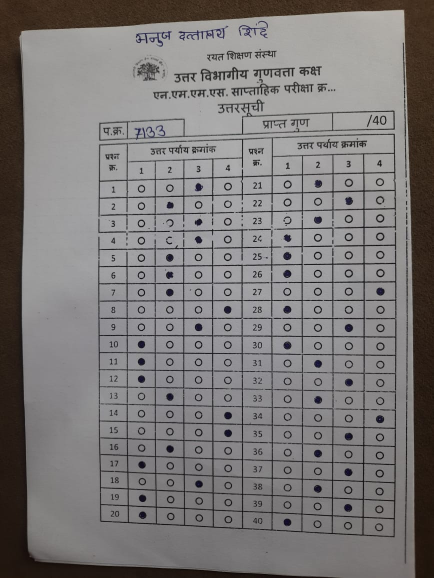
#> input picture SAMPLESSHEET/WhatsApp Image 2026-07-09 at 11.10.37.jpeg, 867 x 1156 px (shown at 1/2 size)
$ python -i frame_quality.py   (imports and definitions only)   (older library calls are emulated)
#> lines starting #> are read from the running program, lines starting #| are printed output that depends on the picture; after the words box and inside, x2 and y2 are one past the last pixel; in counts of white or black regions, pixels touching at a corner belong together
"""
Real-time frame quality validation for OMR auto-capture.

Every camera frame is validated for:
  - sheet detection (outer contour + printed answer grid)
  - distance / coverage
  - blur (Laplacian variance)
  - lighting (under/over exposure, reflections, shadows)
  - perspective distortion (corner angles, border parallelism, aspect ratio)
  - tilt (robust grid-contour box-point edge geometry, NOT minAreaRect angle)
  - grid alignment vs. camera center
  - stability across consecutive frames (per-session tracker)

`check_frame_quality()` returns:
{
    "is_ready": bool,
    "confidence": float,        # 0-100
    "messages": [str, ...],
    "metrics": {
        "blur": ..., "brightness": ..., "tilt": ..., "coverage": ...,
        "perspective": ..., "stability": ..., "grid_alignment": ..., "contrast": ...
    }
}
"""
import math
import time
from dataclasses import dataclass, field
from typing import Optional

import cv2
import numpy as np

# ---------------- thresholds (tuned for 640-1280 px preview frames) ----------------
BLUR_MIN = 60.0               # Laplacian variance below this -> blurry
BRIGHTNESS_MIN = 70.0
BRIGHTNESS_MAX = 235.0
CONTRAST_MIN = 28.0           # grayscale std-dev
COVERAGE_MIN = 0.18           # sheet grid must occupy >= 18% of frame area
COVERAGE_MAX = 0.92           # too close if grid nearly fills / spills off frame
EDGE_MARGIN_FRAC = 0.015      # grid must stay this far inside frame borders
TILT_MAX_DEG = 4.0            # acceptable rotation of the printed grid
PERSPECTIVE_MAX = 0.10        # max relative difference between opposite edges
ASPECT_TOLERANCE = 0.22       # allowed deviation from expected grid aspect ratio
CENTER_OFFSET_MAX = 0.10      # grid center may deviate <=10% of frame size
REFLECTION_BLOWN_FRAC = 0.015 # fraction of near-255 pixels inside sheet -> glare
SHADOW_RANGE_MAX = 40.0       # max brightness spread across sheet quadrants
STABLE_FRAMES_REQUIRED = 20   # consecutive good+stable frames before capture
CONFIDENCE_REQUIRED = 98.0
EXPECTED_GRID_ASPECT = 1.35   # width/height of the NMMS answer table (2 blocks wide)


def _angle_deg(p, q):
    """Angle of the p->q edge in degrees, normalised to [-45, 45]."""
    ang = math.degrees(math.atan2(q[1] - p[1], q[0] - p[0]))
    while ang <= -45:
        ang += 90
    while ang > 45:
        ang -= 90
    return ang


def _order_corners(pts):
    """Order 4 points as top-left, top-right, bottom-right, bottom-left."""
    pts = np.array(pts, dtype=np.float32).reshape(4, 2)
    s = pts.sum(axis=1)
    d = np.diff(pts, axis=1).flatten()
    return np.array([
        pts[np.argmin(s)],   # tl
        pts[np.argmin(d)],   # tr
        pts[np.argmax(s)],   # br
        pts[np.argmax(d)],   # bl
    ], dtype=np.float32)


def _quad_from_contour(c):
    """Extract the 4 true corners of a contour via convex-hull polygon
    approximation; falls back to minAreaRect BOX POINTS (pure geometry -
    never rect[2], whose angle flips unpredictably between -90/0 for
    near-axis-aligned rectangles). True corners are required so keystone
    perspective distortion remains measurable."""
    hull = cv2.convexHull(c)
    peri = cv2.arcLength(hull, True)
    for eps in (0.02, 0.04, 0.06):
        approx = cv2.approxPolyDP(hull, eps * peri, True)
        if len(approx) == 4:
            return _order_corners(approx)
    return _order_corners(cv2.boxPoints(cv2.minAreaRect(c)))


def detect_grid_quad(gray):
    """Locate the printed answer table and return its 4 ordered corners.

    Primary path: morphological horizontal/vertical line extraction (the
    validated grid-contour approach). Fallback for rotated sheets, where
    axis-aligned line kernels break down: merge all ink into a blob and take
    the largest quadrilateral, so tilt guidance can still be given.
    Returns (corners, contour) or (None, None).
    """
    h, w = gray.shape
    blur = cv2.GaussianBlur(gray, (5, 5), 0)
    th = cv2.adaptiveThreshold(blur, 255, cv2.ADAPTIVE_THRESH_GAUSSIAN_C,
                               cv2.THRESH_BINARY_INV, 25, 10)
    hk = cv2.getStructuringElement(cv2.MORPH_RECT, (max(20, w // 30), 1))
    horiz = cv2.dilate(cv2.erode(th, hk), hk)
    vk = cv2.getStructuringElement(cv2.MORPH_RECT, (1, max(20, h // 40)))
    vert = cv2.dilate(cv2.erode(th, vk), vk)
    grid = cv2.add(horiz, vert)
    contours, _ = cv2.findContours(grid, cv2.RETR_EXTERNAL, cv2.CHAIN_APPROX_SIMPLE)
    if contours:
        c = max(contours, key=cv2.contourArea)
        if cv2.contourArea(c) >= 0.05 * w * h:
            return _quad_from_contour(c), c

    # fallback: rotated table - merge ink into one blob and grab its quad
    k = cv2.getStructuringElement(cv2.MORPH_RECT, (15, 15))
    blob = cv2.morphologyEx(th, cv2.MORPH_CLOSE, k)
    contours, _ = cv2.findContours(blob, cv2.RETR_EXTERNAL, cv2.CHAIN_APPROX_SIMPLE)
    if not contours:
        return None, None
    c = max(contours, key=cv2.contourArea)
    if cv2.contourArea(c) < 0.05 * w * h:
        return None, None
    return _quad_from_contour(c), c


def grid_tilt_deg(corners):
    """Tilt from box-point edge geometry: mean angle of top & bottom edges."""
    tl, tr, br, bl = corners
    top = _angle_deg(tl, tr)
    bottom = _angle_deg(bl, br)
    return (top + bottom) / 2.0


def perspective_metrics(corners):
    """Relative length mismatch of opposite edges + aspect ratio of the quad."""
    tl, tr, br, bl = corners
    top = np.linalg.norm(tr - tl)
    bottom = np.linalg.norm(br - bl)
    left = np.linalg.norm(bl - tl)
    right = np.linalg.norm(br - tr)
    h_skew = abs(top - bottom) / max(top, bottom, 1e-5)
    v_skew = abs(left - right) / max(left, right, 1e-5)
    aspect = ((top + bottom) / 2.0) / max((left + right) / 2.0, 1e-5)
    return max(h_skew, v_skew), aspect, h_skew, v_skew


def lighting_metrics(gray, corners):
    """Brightness, contrast, glare and shadow analysis inside the sheet quad."""
    mask = np.zeros(gray.shape, dtype=np.uint8)
    cv2.fillPoly(mask, [corners.astype(np.int32)], 255)
    sheet_pixels = gray[mask == 255]
    if sheet_pixels.size == 0:
        sheet_pixels = gray.reshape(-1)

    brightness = float(sheet_pixels.mean())
    contrast = float(sheet_pixels.std())
    blown_frac = float((sheet_pixels >= 250).sum()) / sheet_pixels.size

    # shadow check: compare mean brightness of the 4 quadrants of the quad's bbox
    x, y, w, h = cv2.boundingRect(corners.astype(np.int32))
    x2, y2 = x + w // 2, y + h // 2
    quads = []
    for (qy0, qy1, qx0, qx1) in [(y, y2, x, x2), (y, y2, x2, x + w),
                                 (y2, y + h, x, x2), (y2, y + h, x2, x + w)]:
        qm = mask[qy0:qy1, qx0:qx1]
        qg = gray[qy0:qy1, qx0:qx1]
        vals = qg[qm == 255]
        if vals.size:
            quads.append(float(vals.mean()))
    shadow_range = (max(quads) - min(quads)) if len(quads) >= 2 else 0.0
    return brightness, contrast, blown_frac, shadow_range


# ---------------------------------------------------------------------------
# Stability tracking across consecutive frames (per camera session)
# ---------------------------------------------------------------------------
@dataclass
class FrameSnapshot:
    center: tuple
    area: float
    tilt: float
    blur: float
    ts: float


@dataclass
class StabilityTracker:
    """Counts consecutive frames where position, angle, scale and blur are all
    stable AND the frame itself passed every quality gate. Any movement or a
    bad frame resets the counter."""
    stable_count: int = 0
    last: Optional[FrameSnapshot] = None
    last_seen: float = field(default_factory=time.time)

    # relative motion tolerances between consecutive frames
    POS_TOL = 0.015      # center shift, fraction of frame diagonal
    AREA_TOL = 0.06      # relative area (scale) change
    TILT_TOL = 1.0       # degrees
    BLUR_TOL = 0.45      # relative blur-score change

    def update(self, frame_ok, center, area, tilt, blur, frame_diag):
        now = time.time()
        # a long gap between frames (>1.5s) means the stream was interrupted
        if now - self.last_seen > 1.5:
            self.stable_count = 0
            self.last = None
        self.last_seen = now

        snap = FrameSnapshot(center, area, tilt, blur, now)
        if not frame_ok or center is None:
            self.stable_count = 0
            self.last = snap if center is not None else None
            return 0

        if self.last is not None and self.last.center is not None:
            prev = self.last
            moved = (
                math.hypot(center[0] - prev.center[0], center[1] - prev.center[1])
                > self.POS_TOL * frame_diag
                or abs(area - prev.area) / max(prev.area, 1e-5) > self.AREA_TOL
                or abs(tilt - prev.tilt) > self.TILT_TOL
                or abs(blur - prev.blur) / max(prev.blur, 1e-5) > self.BLUR_TOL
            )
            self.stable_count = 0 if moved else self.stable_count + 1
        else:
            self.stable_count = 0
        self.last = snap
        return self.stable_count


# session_id -> StabilityTracker (in-memory; frames arrive sequentially per session)
_TRACKERS: dict = {}


def get_tracker(session_id: str) -> StabilityTracker:
    # opportunistic cleanup of stale sessions
    now = time.time()
    stale = [k for k, t in _TRACKERS.items() if now - t.last_seen > 300]
    for k in stale:
        _TRACKERS.pop(k, None)
    if session_id not in _TRACKERS:
        _TRACKERS[session_id] = StabilityTracker()
    return _TRACKERS[session_id]


def reset_tracker(session_id: str):
    _TRACKERS.pop(session_id, None)


# ---------------------------------------------------------------------------
# Main frame validation
# ---------------------------------------------------------------------------
def check_frame_quality(image, session_id: str = "default", track_stability: bool = True):
    """Validate one preview frame for OMR auto-capture readiness.

    `image` may be raw encoded bytes (JPEG/PNG) or a BGR numpy array.
    Returns the structured dict documented in the module docstring.
    """
    if isinstance(image, (bytes, bytearray)):
        arr = np.frombuffer(image, np.uint8)
        img = cv2.imdecode(arr, cv2.IMREAD_COLOR)
        if img is None:
            raise ValueError("Could not decode frame")
    else:
        img = image

    # keep a higher-res grayscale (capped at 1280) for the bubble/template
    # check; run every other check on a fast 640 px copy (<30 ms budget)
    h0, w0 = img.shape[:2]
    scale_hi = min(1.0, 1280.0 / max(h0, w0))
    gray_hi = cv2.cvtColor(img, cv2.COLOR_BGR2GRAY)
    if scale_hi < 1:
        gray_hi = cv2.resize(gray_hi, (int(w0 * scale_hi), int(h0 * scale_hi)))
    scale = 640.0 / max(gray_hi.shape)
    gray = cv2.resize(gray_hi, (int(gray_hi.shape[1] * scale),
                                int(gray_hi.shape[0] * scale))) if scale < 1 else gray_hi
    fh, fw = gray.shape
    frame_area = float(fh * fw)
    frame_diag = math.hypot(fw, fh)

    messages = []
    penalties = 0.0          # confidence = 100 - sum(penalties)
    hard_fail = False        # any rejection rule tripped

    def reject(msg, penalty=25.0):
        nonlocal penalties, hard_fail
        if msg not in messages:
            messages.append(msg)
        penalties += penalty
        hard_fail = True

    # [5 lines left out: function warn, not called in this run]

    metrics = {
        "blur": None, "brightness": None, "tilt": None, "coverage": None,
        "perspective": None, "stability": 0, "grid_alignment": None,
        "contrast": None,
    }

    # ---- blur (whole frame; cheap, catches motion blur even w/o a sheet) ----
    blur = float(cv2.Laplacian(gray, cv2.CV_64F).var())
    metrics["blur"] = round(blur, 1)
    if blur < BLUR_MIN:
        reject("Image Blurry")
        messages.append("Hold Steady")

    # ---- sheet / grid detection ----
    corners, contour = detect_grid_quad(gray)
    if corners is None:
        reject("Entire Sheet Not Visible", 60.0)
        messages.append("Align Sheet")
        metrics["brightness"] = round(float(gray.mean()), 1)
        metrics["contrast"] = round(float(gray.std()), 1)
        if track_stability:
            get_tracker(session_id).update(False, None, 0, 0, blur, frame_diag)
        return _result(False, penalties, messages, metrics)

    quad_area = float(cv2.contourArea(corners))
    coverage = quad_area / frame_area
    metrics["coverage"] = round(coverage, 3)

    # ---- distance / cropping ----
    mx, my = EDGE_MARGIN_FRAC * fw, EDGE_MARGIN_FRAC * fh
    xs, ys = corners[:, 0], corners[:, 1]
    if xs.min() < mx or ys.min() < my or xs.max() > fw - mx or ys.max() > fh - my:
        reject("Sheet Cropped")
        messages.append("Move Away")
    if coverage < COVERAGE_MIN:
        reject("Move Closer")
    elif coverage > COVERAGE_MAX:
        reject("Move Away")

    # ---- tilt (validated grid-contour box-point approach) ----
    tilt = grid_tilt_deg(corners)
    metrics["tilt"] = round(tilt, 2)
    if abs(tilt) > TILT_MAX_DEG:
        reject("Rotate Left" if tilt > 0 else "Rotate Right")

    # ---- perspective ----
    skew, aspect, h_skew, v_skew = perspective_metrics(corners)
    metrics["perspective"] = round(skew, 3)
    if skew > PERSPECTIVE_MAX:
        reject("Align Sheet")
    if abs(aspect - EXPECTED_GRID_ASPECT) / EXPECTED_GRID_ASPECT > ASPECT_TOLERANCE:
        reject("Align Sheet")

    # ---- grid alignment vs. camera center ----
    gcx, gcy = float(xs.mean()), float(ys.mean())
    dx, dy = (gcx - fw / 2) / fw, (gcy - fh / 2) / fh
    metrics["grid_alignment"] = {"dx": round(dx, 3), "dy": round(dy, 3)}
    if abs(dx) > CENTER_OFFSET_MAX:
        reject("Move Right" if dx < 0 else "Move Left", 15.0)
    if abs(dy) > CENTER_OFFSET_MAX:
        reject("Move Down" if dy < 0 else "Move Up", 15.0)

    # ---- lighting ----
    brightness, contrast, blown_frac, shadow_range = lighting_metrics(gray, corners)
    metrics["brightness"] = round(brightness, 1)
    metrics["contrast"] = round(contrast, 1)
    if brightness < BRIGHTNESS_MIN:
        reject("Too Dark")
    elif brightness > BRIGHTNESS_MAX:
        reject("Too Bright")
    if blown_frac > REFLECTION_BLOWN_FRAC:
        reject("Reflection Detected")
    if shadow_range > SHADOW_RANGE_MAX:
        reject("Shadow Detected")
    if contrast < CONTRAST_MIN:
        warn("Too Dark" if brightness < 128 else "Too Bright", 10.0)

    # ---- template recognition: grid must contain enough bubble circles ----
    # (counted on the higher-res copy - small bubbles vanish at 640 px)
    up = 1.0 / scale if scale < 1 else 1.0
    x, y, w, h = cv2.boundingRect((corners * up).astype(np.int32))
    roi = gray_hi[max(0, y):y + h, max(0, x):x + w]
    n_bubbles = _count_bubbles(roi) if roi.size else 0
    if n_bubbles < 80:  # expect 160; >=50% needed to trust the template
        reject("Align Sheet", 30.0)
        messages.append("Entire Sheet Not Visible")

    frame_ok = not hard_fail

    # ---- stability across consecutive frames ----
    stable = 0
    if track_stability:
        stable = get_tracker(session_id).update(
            frame_ok, (gcx, gcy), quad_area, tilt, blur, frame_diag)
    metrics["stability"] = stable

    if frame_ok and stable < STABLE_FRAMES_REQUIRED:
        messages.append("Hold Steady")
        # small, shrinking penalty so confidence rises as stability builds
        penalties += max(0.0, 1.9 * (1 - stable / STABLE_FRAMES_REQUIRED))

    confidence = max(0.0, 100.0 - penalties)
    is_ready = (frame_ok and stable >= STABLE_FRAMES_REQUIRED
                and confidence >= CONFIDENCE_REQUIRED)
    if is_ready:
        messages = ["Ready to Capture"]
    return _result(is_ready, penalties, messages, metrics)


def _to_native(v):
    """Recursively convert numpy scalars to JSON-serialisable Python types."""
    if isinstance(v, dict):
        return {k: _to_native(x) for k, x in v.items()}
    if isinstance(v, (list, tuple)):
        return [_to_native(x) for x in v]
    if isinstance(v, np.integer):
        return int(v)
    if isinstance(v, np.floating):
        return float(v)
    return v


def _result(is_ready, penalties, messages, metrics):
    return {
        "is_ready": bool(is_ready),
        "confidence": round(max(0.0, 100.0 - float(penalties)), 1),
        "messages": messages,
        "metrics": _to_native(metrics),
    }


def _count_bubbles(roi_gray):
    """Quick circle count inside the grid ROI (template recognition check)."""
    if roi_gray.shape[0] < 40 or roi_gray.shape[1] < 40:
        return 0
    blur = cv2.GaussianBlur(roi_gray, (5, 5), 0)
    th = cv2.adaptiveThreshold(blur, 255, cv2.ADAPTIVE_THRESH_GAUSSIAN_C,
                               cv2.THRESH_BINARY_INV, 21, 8)
    cnts, _ = cv2.findContours(th, cv2.RETR_LIST, cv2.CHAIN_APPROX_SIMPLE)
    h, w = roi_gray.shape
    approx_cell = min(w / 10, h / 21)
    r_lo, r_hi = approx_cell * 0.18, approx_cell * 0.42
    n = 0
    for c in cnts:
        area = cv2.contourArea(c)
        if area < 20:
            continue
        (_, _), radius = cv2.minEnclosingCircle(c)
        if r_lo <= radius <= r_hi:
            circ = area / (np.pi * radius * radius + 1e-5)
            if circ >= 0.45:
                n += 1
    return n


# ---------------------------------------------------------------------------
# Post-capture processing: perspective correction, deskew, contrast
# enhancement, shadow removal - produces a clean image for bubble detection.
# ---------------------------------------------------------------------------
# [45 lines left out: function process_captured_image, not called in this run]

>>> import cv2
>>> picture = cv2.imread('../SAMPLESSHEET/WhatsApp Image 2026-07-09 at 11.10.37.jpeg')
#> picture is the input picture: shape (1156, 867, 3); mean B, G, R 120.5, 121.1, 124.2
>>> result = check_frame_quality(picture)
#> in check_frame_quality, `gray = cv2.resize(gray_hi, (int(gray_hi.shape[1] * scale), int(gray_hi..`:
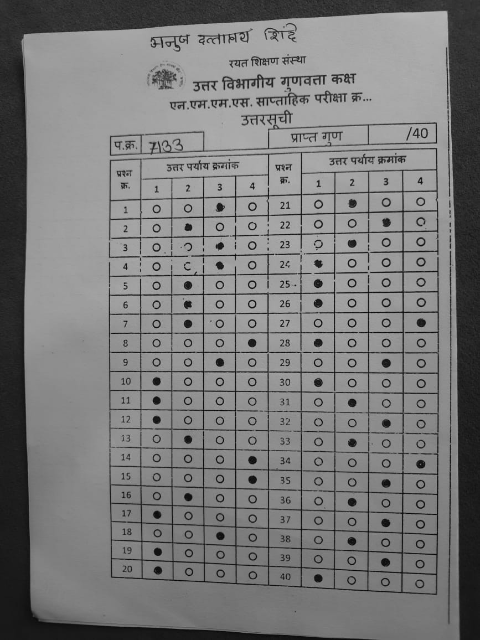
#> gray: shape (640, 480); min 2, max 191, mean 121.9
#> in check_frame_quality, `blur = float(cv2.Laplacian(gray, cv2.CV_64F).var())`: blur = 2894.7
#> in detect_grid_quad, `blur = cv2.GaussianBlur(gray, (5, 5), 0)`:
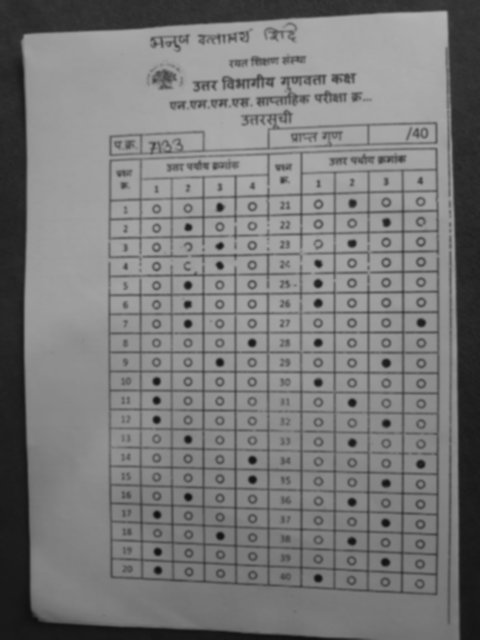
#> blur: shape (640, 480); min 15, max 179, mean 121.9
#> in detect_grid_quad, `th = cv2.adaptiveThreshold(blur, 255, cv2.ADAPTIVE_THRESH_GAUSSIAN_C, ..`:
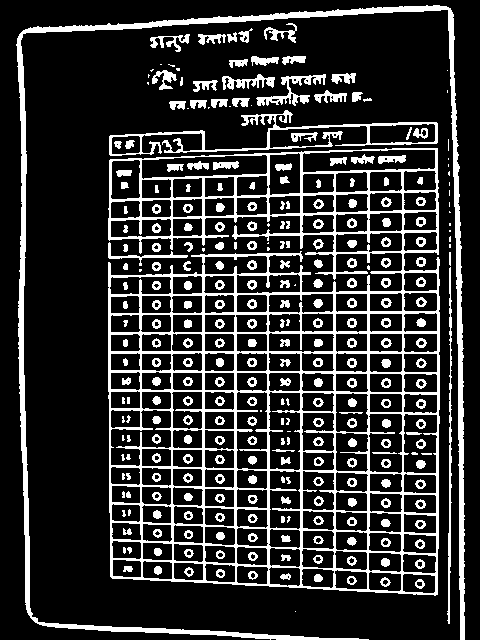
#> th: shape (640, 480); 18.9% white; 308 white regions (47 under 20 px), largest, box (x1, y1, x2, y2) and area: (108, 148, 440, 596) 27932, (16, 5, 465, 640) 10007, (109, 110, 438, 156) 2182
#> in detect_grid_quad, `horiz = cv2.dilate(cv2.erode(th, hk), hk)`:
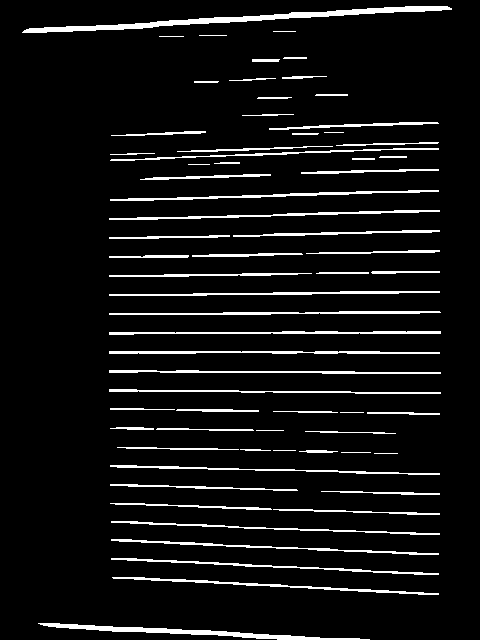
#> horiz: shape (640, 480); 7% white; 67 white regions, largest, box (x1, y1, x2, y2) and area: (22, 6, 452, 33) 2263, (38, 623, 370, 640) 1360, (110, 190, 439, 201) 826
#> in detect_grid_quad, `vert = cv2.dilate(cv2.erode(th, vk), vk)`:
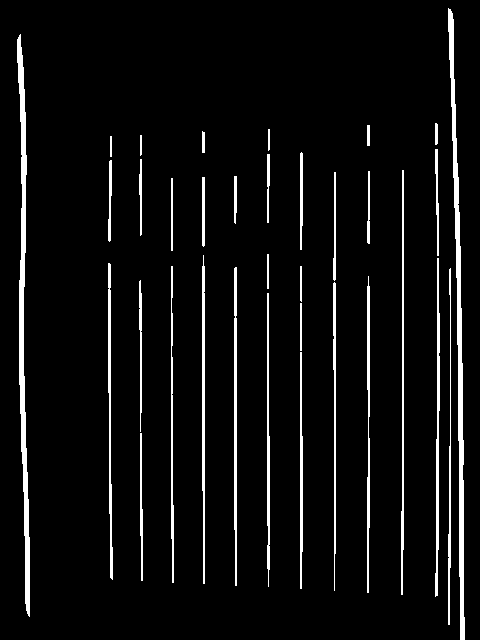
#> vert: shape (640, 480); 5.6% white; 34 white regions, largest, box (x1, y1, x2, y2) and area: (448, 8, 465, 640) 2952, (17, 34, 30, 617) 2902, (435, 258, 440, 597) 906
#> in detect_grid_quad, `grid = cv2.add(horiz, vert)`:
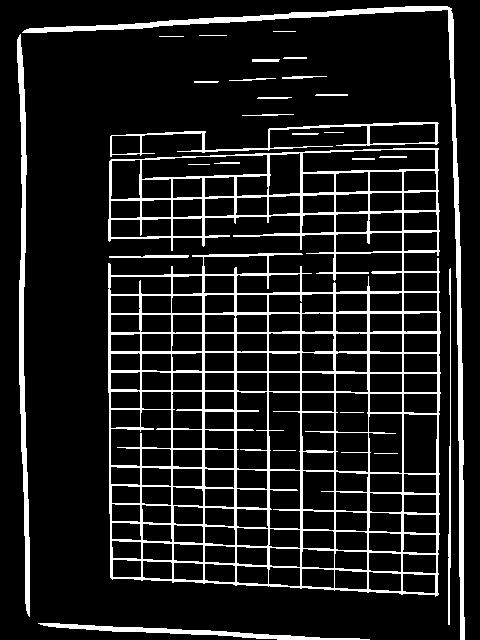
#> grid: shape (640, 480); 12.3% white; 27 white regions
#> in detect_grid_quad, `contours, _ = cv2.findContours(grid, cv2.RETR_EXTERNAL, cv2.CHAIN_APPR..`: contours = 20 contours, 6 with area under 20; largest, box (x1, y1, x2, y2) and area: (108, 148, 441, 597) 130066, (22, 6, 465, 640) 4150, (110, 122, 439, 157) 2502, (17, 34, 30, 617) 2319, (38, 623, 370, 640) 1028
#> in detect_grid_quad, `c = max(contours, key=cv2.contourArea)`: c = contour of 378 points, box (x1, y1, x2, y2) (108, 148, 441, 597), area 130066
#> (the rest of the program and of its run is left out)
